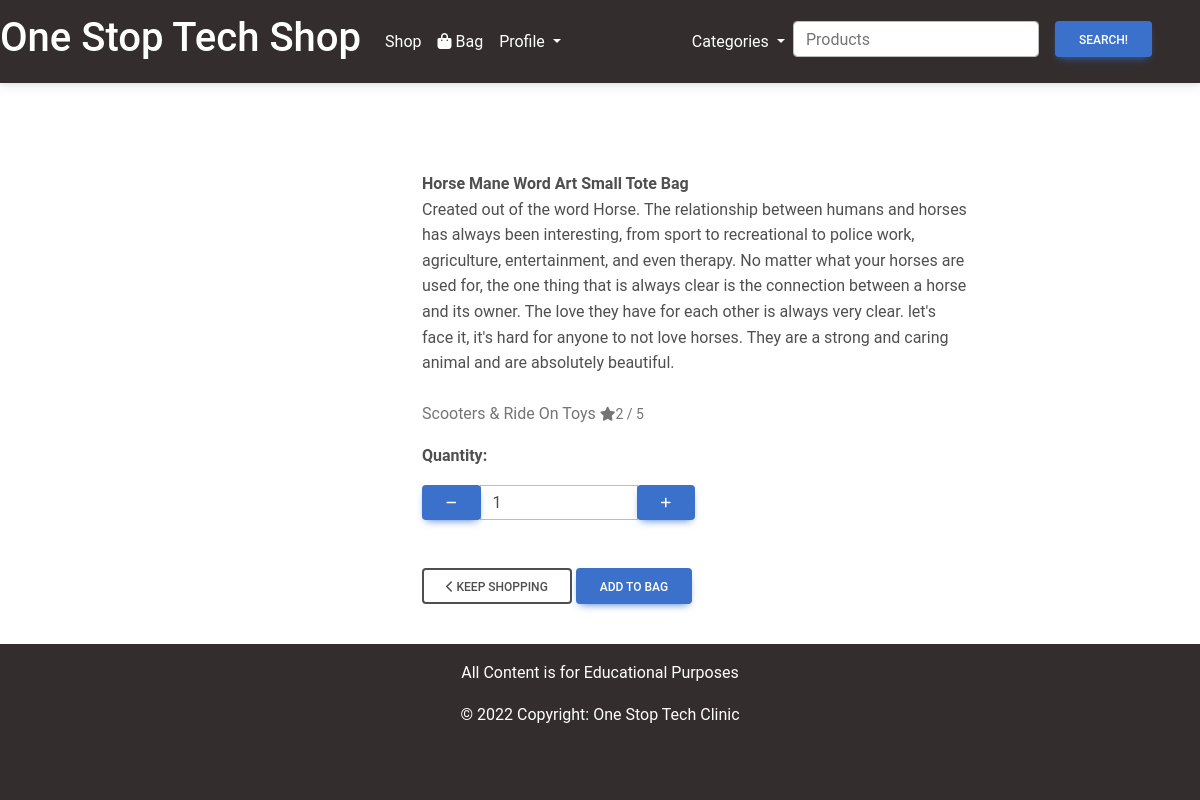
The app's page /products/2 with its own data.
### products/models.py (models this page shows, shortened)
class Product(models.Model):
    title=models.CharField(max_length=254,null=True, blank=True)
    brand =models.CharField(max_length=254,null=True, blank=True)
    sku = models.CharField(max_length=254, null=True, blank=True)
    price=models.DecimalField(max_digits=12, decimal_places = 2, null=True, blank=True)
    currency=models.CharField(max_length=254,null=True, blank=True)
    images=models.URLField(null=True,blank=True)
    category=models.ForeignKey('Category',null=True, blank=True, on_delete=models.SET_NULL)
    description=models.CharField(max_length=1024, null=True, blank=True)
    average_rating=models.CharField(max_length=254,null=True, blank=True)
    reviews_count= models.IntegerField(null=True, blank=True)
    has_sizes = models.BooleanField(default=False, null=True, blank=True)

class Category(models.Model):
    class Meta:
        verbose_name_plural = 'Sub_Categories'
    name = models.CharField(max_length=254)
    parentCategory = models.ForeignKey('CategoryParent',null=True,blank=True, on_delete=models.SET_NULL)

### products/views.py (the view)
# urls.py: path('<product_id>', views.productInfo, name='productInfo'), #product info
def productInfo(request,product_id):
    product = get_object_or_404(Product, pk = product_id)
    all_categories = Category.objects.all()
    parent_categories = CategoryParent.objects.all()
    context={
        'product':product,
        'categories':all_categories,
        'parent_categories':parent_categories,
    }
    return render(request,'productInfo.html',context)

### bag/contexts.py (called while the page is built, shortened)
def bag_contents(request):
    bag_items =[]
    total=0
    product_count=0
    bag=request.session.get('bag',{})
    delivery = 0
    context = {
        'bag_items': bag_items,
        'total': total,
        'product_count': product_count,
        'delivery': delivery,
    }
    return context

### products/templates/productInfo.html (shortened to what this page needs)
{%extends 'base.html'%}
{%load static%}
{% block content%}
<div class="container">
    <div class="row">
        <div class="col-12 col-md-6 col-lg-4 mt-3">
        </div>
        <div class="col-12 col-md-6 col-lg-6 mt-5">
            <p class="mb-0"><strong>{{product.title}}</strong></p>
            <p class="mb-0">{{product.description}}</p>
            <br>
            {% if product.category %}
                <a href="{% url 'products' %}?category={{ product.category.name }} " class="text-muted">{{ product.category.name }}</a>
            {% endif %}
            {% if product.average_rating%}
                    <small class="text-muted"><i class="fas fa-star mr-1"></i>{{product.average_rating}} / 5</small>
            {% elif product.average_rating == 0 %}
                    <small class="text-muted">No Rating</small>
            {% endif %}
            <form class="form" action="{% url 'add_to_bag' product.id %}" method="POST">
                <div class="form-row">
                    {% with product.has_sizes as s %}
                    <div class="col-12">
                        <p class="mt-3"><strong>Quantity:</strong></p>
                        <div class="form-group w-50">
                            <div class="input-group">
                                <div class="input-group-prepend">
                                    <button class="decrement-qty btn btn-primary h-100 data-item_id="{{ product.id }}" id="decrement-qty_{{ product.id }}">
                                        <span class="icon">
                                            <i class="fas fa-minus"></i>
                                        </span>
                                    </button>
                                </div>
                                <input class="form-control qty_input" type="number"
                                    name="quantity" value="1" min="1" max="99"
                                    data-item_id="{{ product.id }}"
                                    id="id_qty_{{ product.id }}">
                                <div class="input-group-append">
                                    <button class="increment-qty btn btn-primary h-100" data-item_id="{{ product.id }}" id="increment-qty_{{ product.id }}">
                                        <span class="icon">
                                            <i class="fas fa-plus"></i>
                                        </span>
                                    </button>
                                </div>
                            </div>
                        </div>
                    </div>
                    <div class="col{% if s %}-12 mt-2{% endif %}">
                        <a href="{% url 'products' %}" class="btn btn-outline-blackmt-5">
                            <span class="icon">
                                <i class="fas fa-chevron-left"></i>
                            </span>
                            <span class="text-uppercase">Keep Shopping</span>
                        </a>
                        <input type="submit" class="btn btn-primary text-uppercase mt-5" value="Add to Bag">
                    </div>
                    {% endwith %}
                </div>
            </form>
        </div>
    </div>
</div>
{%endblock%}

### static/css/style.css (style rules this page uses)
body { text-align:center; display:grid; height: 100vh; }

### records on screen
Product: title "Horse Mane Word Art Small Tote Bag", description "Created out of the word Horse. The relationship between humans and horses has always been interesting, from sport to recreational to police work, agriculture, entertainment, and even therapy. No matter what your horses are used for, the one thing that is always clear is the connection between a horse and its owner. The love they have for each other is always very clear. let's face it, it's hard for anyone to not love horses. They are a strong and caring animal and are absolutely beautiful.", category.name "Scooters & Ride On Toys", average_rating "2"
